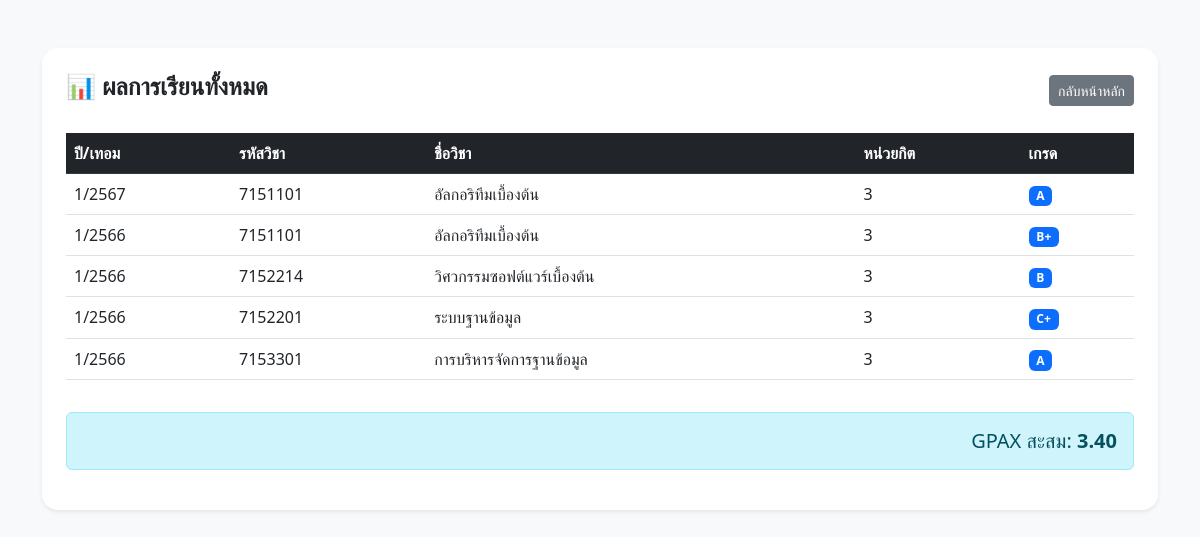
/grades.php (signed in), run on the app's committed database.
### tables this page shows
CREATE TABLE `registration_details` (
  `detail_id` int(11) NOT NULL,
  `reg_id` int(11) NOT NULL,
  `course_id` varchar(10) NOT NULL,
  `grade` varchar(2) DEFAULT NULL
);

CREATE TABLE `registrations` (
  `reg_id` int(11) NOT NULL,
  `student_id` varchar(15) NOT NULL,
  `semester` int(11) NOT NULL,
  `academic_year` int(11) NOT NULL
);

CREATE TABLE `courses` (
  `course_id` varchar(10) NOT NULL,
  `course_name_en` varchar(100) NOT NULL,
  `course_name_th` varchar(100) NOT NULL,
  `credits` int(11) NOT NULL,
  `program_id` varchar(3) DEFAULT NULL
);

### grades.php (the view, shortened to what this page needs)
<?php
require_once 'db.php';
$student_id = $_SESSION['student_id'];
$sql = "SELECT rd.grade, c.course_id, c.course_name_th, c.credits, r.semester, r.academic_year
        FROM registration_details rd
        JOIN registrations r ON rd.reg_id = r.reg_id
        JOIN courses c ON rd.course_id = c.course_id
        WHERE r.student_id = ?
        ORDER BY r.academic_year DESC, r.semester DESC";
$stmt = $conn->prepare($sql);
$stmt->bind_param("s", $student_id);
$stmt->execute();
$result = $stmt->get_result();
function gradeToPoint($grade)
{
    $points = ["A" => 4, "B+" => 3.5, "B" => 3, "C+" => 2.5, "C" => 2, "D+" => 1.5, "D" => 1, "F" => 0];
    return $points[$grade] ?? null;
}
?>
<!DOCTYPE html>
<html lang="th">
<head>
    <link href="https://cdn.jsdelivr.net/npm/bootstrap@5.3.0/dist/css/bootstrap.min.css" rel="stylesheet">
</head>
<body class="bg-light">
    <div class="container mt-5">
        <div class="card shadow-sm border-0 rounded-4 p-4">
            <div class="d-flex justify-content-between align-items-center mb-4">
                <h4 class="fw-bold">📊 ผลการเรียนทั้งหมด</h4>
                <a href="dashboard.php" class="btn btn-secondary btn-sm">กลับหน้าหลัก</a>
            </div>
            <table class="table table-hover">
                <thead class="table-dark">
                    <tr>
                        <th>ปี/เทอม</th>
                        <th>รหัสวิชา</th>
                        <th>ชื่อวิชา</th>
                        <th>หน่วยกิต</th>
                        <th>เกรด</th>
                    </tr>
                </thead>
                <tbody>
                    <?php
                    $total_credits = 0;
                    $total_points = 0;
                    while ($row = $result->fetch_assoc()):
                        $gp = gradeToPoint($row['grade']);
                        if ($gp !== null) {
                            $total_credits += $row['credits'];
                            $total_points += ($gp * $row['credits']);
                        }
                    ?>
                        <tr>
                            <td><?php echo $row['semester'] . "/" . $row['academic_year']; ?></td>
                            <td><?php echo $row['course_id']; ?></td>
                            <td><?php echo $row['course_name_th']; ?></td>
                            <td><?php echo $row['credits']; ?></td>
                            <td><span class="badge bg-primary"><?php echo $row['grade'] ?: 'รอผล'; ?></span></td>
                        </tr>
                    <?php endwhile; ?>
                </tbody>
            </table>
            <div class="alert alert-info mt-3 text-end">
                <h5 class="mb-0">GPAX สะสม: <strong><?php echo ($total_credits > 0) ? number_format($total_points / $total_credits, 2) : '0.00'; ?></strong></h5>
            </div>
        </div>
    </div>
</body>
</html>

### data on the page
registration_details: reg.semester "1", reg.academic_year "2567", course.course_id "7151101", course.course_name_th "อัลกอริทึมเบื้องต้น", course.credits "3", grade "A"
registration_details: reg.semester "1", reg.academic_year "2566", course.course_id "7151101", course.course_name_th "อัลกอริทึมเบื้องต้น", course.credits "3", grade "B+"
registration_details: reg.semester "1", reg.academic_year "2566", course.course_id "7152214", course.course_name_th "วิศวกรรมซอฟต์แวร์เบื้องต้น", course.credits "3", grade "B"
registration_details: reg.semester "1", reg.academic_year "2566", course.course_id "7152201", course.course_name_th "ระบบฐานข้อมูล", course.credits "3", grade "C+"
registration_details: reg.semester "1", reg.academic_year "2566", course.course_id "7153301", course.course_name_th "การบริหารจัดการฐานข้อมูล", course.credits "3", grade "A"

### other printed values
$total_points / $total_credits "3.40"
